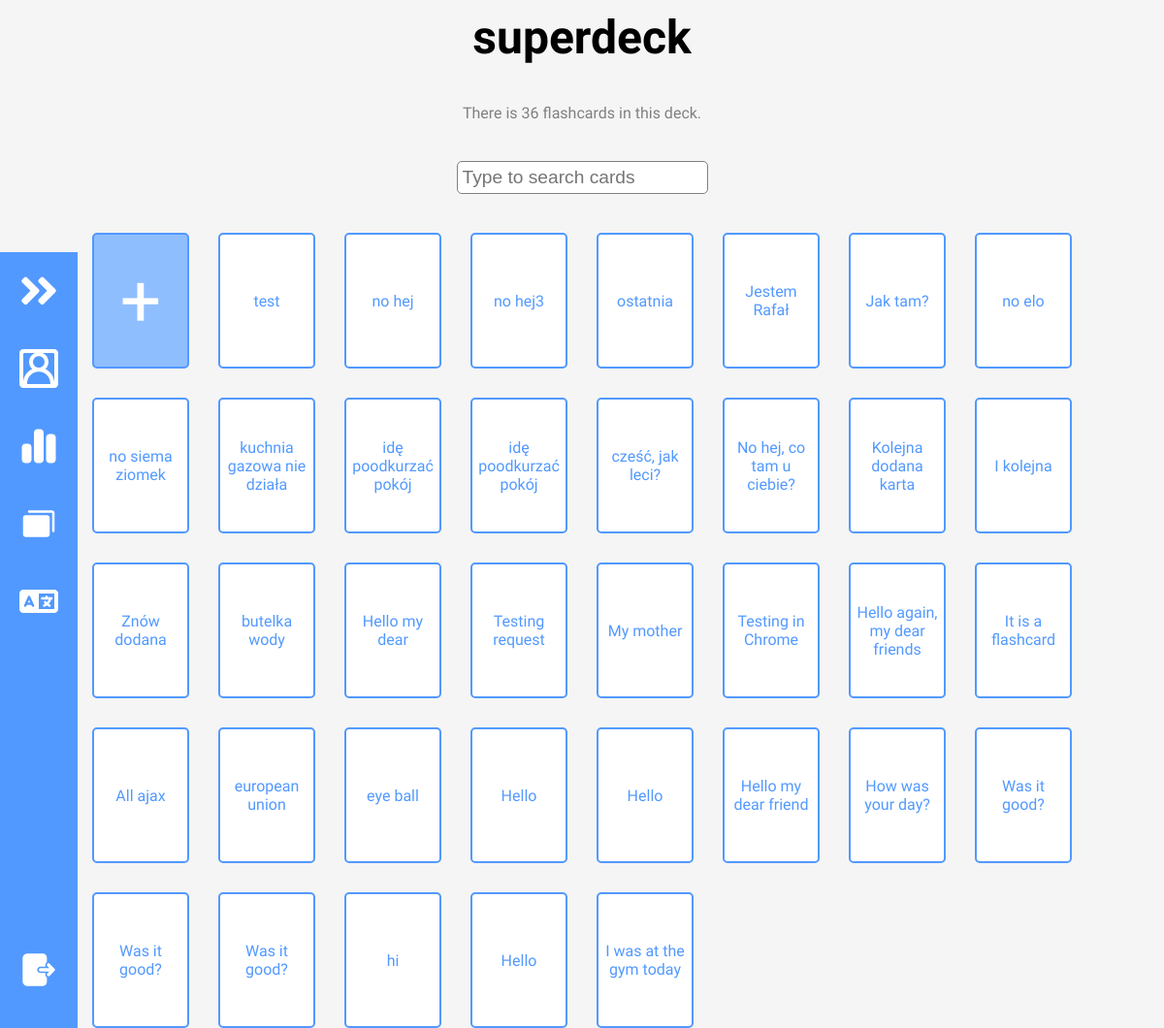
/deck_details/?deck_name=superdeck (signed in), run on the app's committed database.
### mainapp/models.py (models this page shows, shortened)
class Deck(models.Model):
    name = models.CharField(max_length=140)
    user = models.ForeignKey(User,related_name="decks",on_delete=models.CASCADE)
    description = models.CharField(max_length=300, blank=True, null=True)

class Flashcard(models.Model):
    front = models.CharField(max_length=500)
    back = models.CharField(max_length=500)
    user = models.ForeignKey(User, on_delete=models.CASCADE)
    deck = models.ForeignKey(Deck, related_name="flashcards",on_delete=models.CASCADE)
    from_language = models.ForeignKey(Language, related_name="flashcard_from_language", on_delete=models.PROTECT, blank=True, null=True, default=None)
    to_language = models.ForeignKey(Language, related_name="flashcard_to_language", on_delete=models.PROTECT, blank=True, null=True, default=None)
    winning_streak = models.IntegerField(default=0)
    easiness_factor = models.FloatField(default=2.5)
    interval = models.IntegerField(default=0)
    next_review = models.DateField(default=timezone.now().date())
    last_review = models.DateField(blank=True, null=True, default=None)
    number_of_reviews = models.IntegerField(default=0)
    number_of_agains = models.IntegerField(default=0)
    number_of_hard = models.IntegerField(default=0)
    number_of_good = models.IntegerField(default=0)
    number_of_easy = models.IntegerField(default=0)
    total_time = models.FloatField(default=0) # In seconds

### mainapp/views.py (the view, shortened to what this page needs)
# urls.py: urlpatterns = [path("", views.landing_page, name="landing_page"),path("translator/", views.translator, name="translator"), path("review/", views.review, name="review"), path("users/<str:user_username>
@login_required
def deck_details(request):
    user = request.user
    deck_name = request.GET.get("deck_name")
    deck = get_object_or_404(Deck,user=user,name=deck_name)
    return render(request, "mainapp/deck_details.html", {"deck":deck})

### mainapp/templates/mainapp/deck_details.html (shortened to what this page needs)
{% extends "mainapp/user_profile.html" %}
{% load static %}
{% block content %}
<main class="decks-main center">
    <h1 id="deck-name">{{deck.name}}</h1>
    <p class="subtext">There is {{deck.flashcards.all.count}} flashcards in this deck.</p>
    <form id="card-searchbar">
        <input type="text" id="cards-searchbar" placeholder="Type to search cards">
    </form>
    <div class="cards-container">
        <a href="{% url 'mainapp:translator' %}?requested_from=deck_details&deck_name={{ deck.name }}"><button
                id="add-card-button" class="card center">+</button></a>
        {% for card in deck.flashcards.all %}
        <a href="{% url 'mainapp:edit_flashcard' %}?card_id={{ card.id }}" class="card center">{{card.front}}</a>
        {% endfor %}
    </div>
</main>
{% endblock content %}

### mainapp/templates/mainapp/user_profile.html (shortened to what this page needs)
{% load static %}
<!DOCTYPE html>
<html lang="en">
<head>
    <link rel="stylesheet" href="{% static 'styles.css' %}">
</head>
<body>
    <nav class="navbar">
        <ul>
            <li class="logo">
                <a href="#" class="nav-link">
                </a>
            </li>
            <li class="nav-item">
                <a href="{% url 'mainapp:user_profile' user.username %}" class="nav-link">
                </a>
            </li>
            <li class="nav-item">
                <a href="{% url 'mainapp:user_profile' user.username %}" class="nav-link">
                </a>
            </li>
            <li class="nav-item">
                <a href="{% url 'mainapp:decks' %}" class="nav-link">
                </a>
            </li>
            <li class="nav-item">
                <a href="{% url 'mainapp:translator' %}" class="nav-link">
                </a>
            </li>
            <li class="nav-item center" id="themeButton">
            </li>
        </ul>
    </nav>
    {% block content %}{% endblock content %}
</body>
</html>

### mainapp/static/styles.css (style rules this page uses)
:root { --MAIN-BLUE: #5299ff; --LIGHT-BLUE: #8fbeff; --MAIN-RED: #ff5252; --MAIN-GREEN: #3ad949; --LIGHTER-BLACK: #575757; --DECK-BLUE: #A3F6FE; --DECK-BLUE-2: #A3CAFE; --DECK-RED: #FEA3A3; --DECK-YELLOW: #FEE5A3; --DECK-YELLOW-2: #FEFBA3; --DECK-GREEN: #1a9f17; --DECK-GREEN-2: #A3FEA3; --DECK-ORANGE: #FEC7A3; --DECK-PURPLE: #BAA3FE; --DECK-PINK: #D7A3FE; --DECK-PINK-2: #FDA3FE; --DECK-AQUA: #A3FEDD; --MAIN-FONT: Gabarito; --PAGE-WIDTH: 1400px; }
* { margin: 0; padding: 0; box-sizing: border-box; }
html { scroll-behavior: smooth; }
body { background-color: whitesmoke; justify-content: space-between; flex-direction: column; min-height: 100vh; display: flex; align-items: center; font-family: var(--MAIN-FONT); }
main { flex-direction: column; }
.center { display: flex; justify-content: center; align-items: center; text-align: center; }
.subtext { color: grey; }
a { text-decoration: none; color: black; transition: all 0.1s ease; }
button { background-color: transparent; border: none; cursor: pointer; font-family: var(--MAIN-FONT); }
h1 { font-family: var(--MAIN-FONT); font-size: 3rem; }
.center { display: flex; justify-content: center; align-items: center; }
main { flex-direction: column; min-width: 100%; }
.navbar { width: 100vw; height: 5rem; position: fixed; bottom: 0; left: 0; background-color: var(--MAIN-BLUE); z-index: 2; transition: width 300ms linear; }
.navbar ul { list-style: none; display: flex; flex-direction: row; align-items: center; height: 100%; }
.navbar ul li { width: 100%; transition: all 200ms ease-in-out; }
.logo { display: none; }
.navbar a { display: flex; align-items: center; height: 5rem; background-color: var(--MAIN-BLUE); color: white; }
.nav-link svg { margin: 0 20px; width: 40px; min-width: 40px; }
.decks-main { gap: 20px; margin-top: 10px; }
.decks-main form { min-width: 300px; }
#decks-searchbar, #cards-searchbar { border-radius: 5px; font-size: 1.2em; padding: 5px; border: 1px solid gray; }
.cards-container { display: grid; gap: 30px; grid-template-columns: repeat(8, 1fr); }
.cards-container button { background-color: var(--LIGHT-BLUE); color: white; font-size: 75px; }
.card { width: 100px; height: 140px; background-color: white; border: 2px solid var(--MAIN-BLUE); color: var(--MAIN-BLUE); border-radius: 5px; padding: 5px; }
form { display: flex; flex-direction: column; align-items: center; }
@media screen and (min-width:1000px) { .decks-main { gap: 40px; } }
@media screen and (min-width:1000px) { .navbar { width: 5rem; height: 100vh; bottom: none; flex-direction: column; } }
@media screen and (min-width:1000px) { .navbar ul { flex-direction: column; } }
@media screen and (min-width:1000px) { .navbar ul li { justify-content: flex-start; } }
@media screen and (min-width:1000px) { .logo { display: block; } }
@media screen and (min-width:1000px) { .navbar ul li:last-child { margin-top: auto; justify-content: center; margin-bottom: 20px; } }

### data on the page
Deck: name "superdeck", flashcards.all.count "36"
Flashcard: front "test"
Flashcard: front "no hej"
Flashcard: front "no hej3"
Flashcard: front "ostatnia"
Flashcard: front "Jestem Rafał"
Flashcard: front "Jak tam?"
Flashcard: front "no elo"
Flashcard: front "no siema ziomek"
Flashcard: front "kuchnia gazowa nie działa"
Flashcard: front "idę poodkurzać pokój"
Flashcard: front "idę poodkurzać pokój"
Flashcard: front "cześć, jak leci?"
Flashcard: front "No hej, co tam u ciebie?"
Flashcard: front "Kolejna dodana karta"
Flashcard: front "I kolejna"
Flashcard: front "Znów dodana"
Flashcard: front "butelka wody"
Flashcard: front "Hello my dear"
Flashcard: front "Testing request"
Flashcard: front "My mother"
Flashcard: front "Testing in Chrome"
Flashcard: front "Hello again, my dear friends"
Flashcard: front "It is a flashcard"
Flashcard: front "All ajax"
Flashcard: front "european union"
Flashcard: front "eye ball"
Flashcard: front "Hello"
Flashcard: front "Hello"
Flashcard: front "Hello my dear friend"
Flashcard: front "How was your day?"
Flashcard: front "Was it good?"
Flashcard: front "Was it good?"
Flashcard: front "Was it good?"
Flashcard: front "hi"
Flashcard: front "Hello"
Flashcard: front "I was at the gym today"
